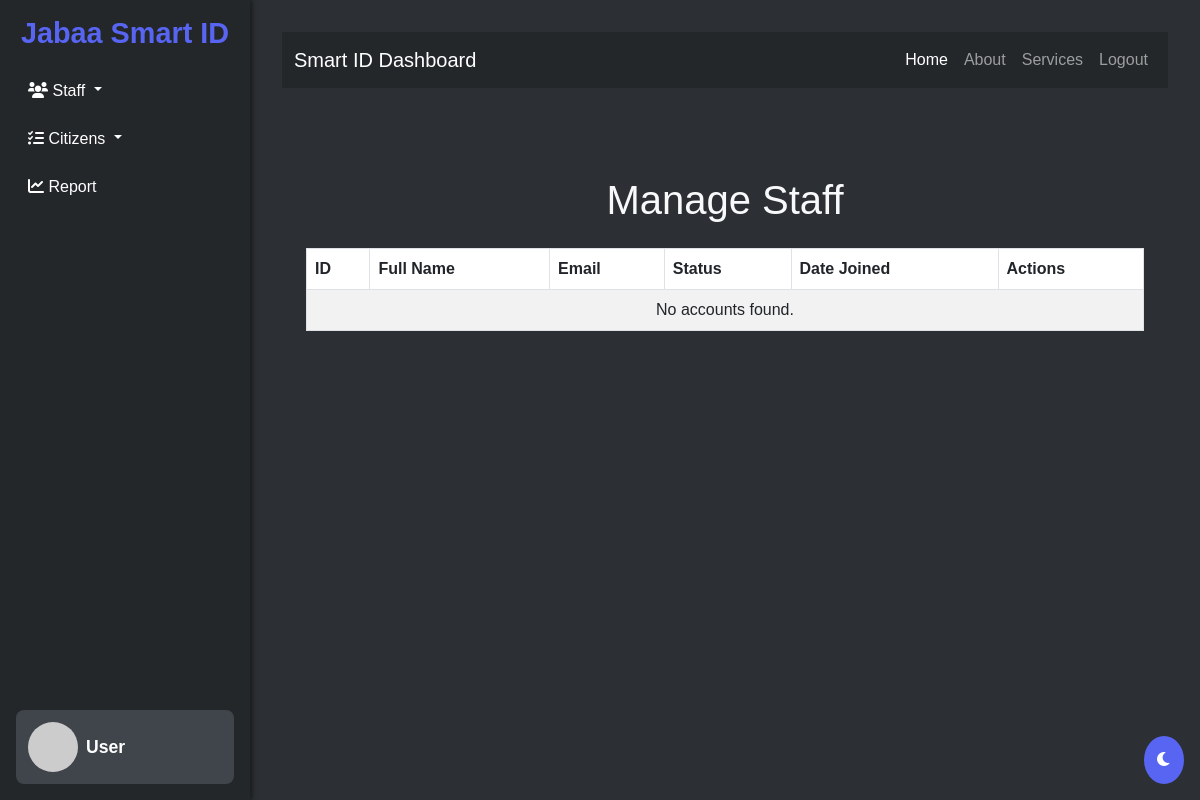
/manage_accounts/, run on an earlier commit of the app's database.
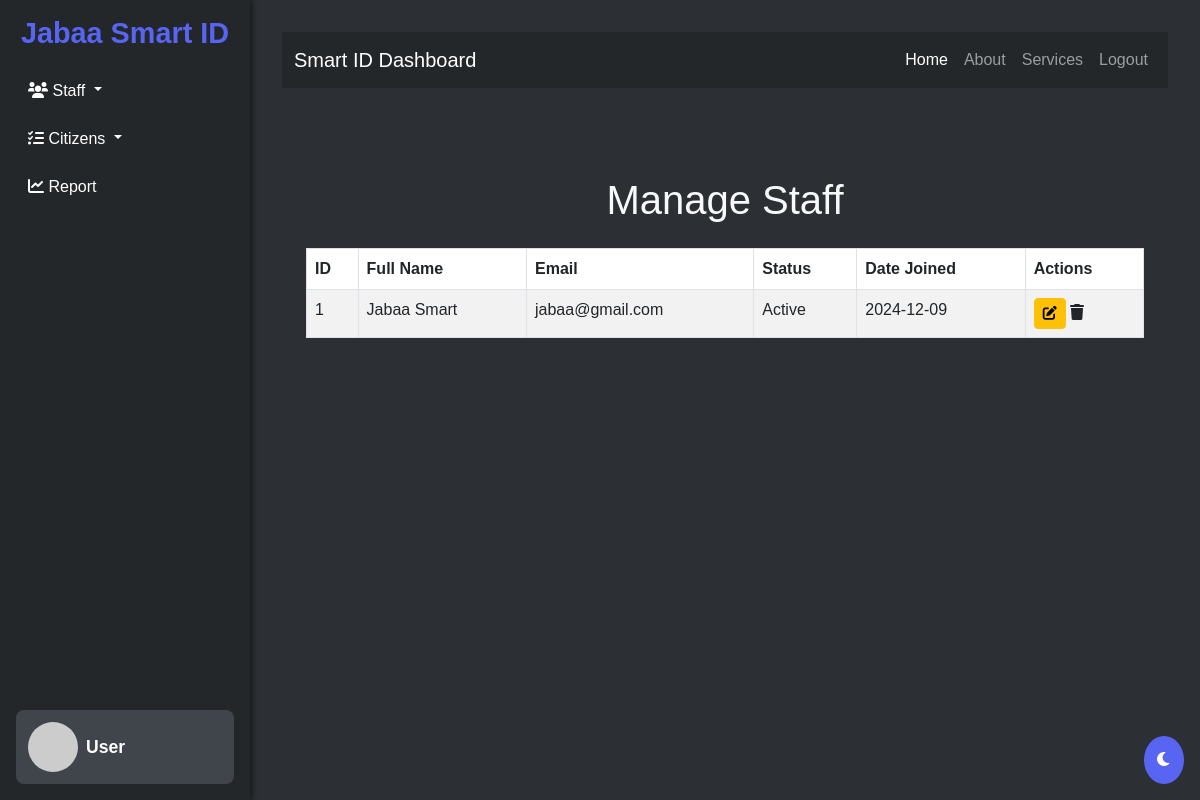
And on a later commit of the database.
### jabaa_admin_dashboard/models.py (models this page shows, shortened)
class Account(models.Model):
    full_name = models.CharField(max_length=255, verbose_name="Full Name")
    email = models.EmailField(unique=True, verbose_name="Email Address")
    password = models.CharField(max_length=128, verbose_name="Password")
    is_active = models.BooleanField(default=True)
    date_joined = models.DateTimeField(default=timezone.now)
    last_login = models.DateTimeField(null=True, blank=True)

### jabaa_admin_dashboard/views.py (the view)
# urls.py: path('manage_accounts/', views.manage_accounts, name='manage_accounts'),
def manage_accounts(request):
    accounts = Account.objects.all()
    return render(request, 'jabaa_admin_dashboard/manage_account.html', {'accounts': accounts})

### jabaa_admin_dashboard/templates/jabaa_admin_dashboard/manage_account.html (shortened to what this page needs)
{% load static %}
<!DOCTYPE html>
<html lang="en">
  <head>
    <link
      href="https://cdn.jsdelivr.net/npm/bootstrap@5.3.0/dist/css/bootstrap.min.css"
      rel="stylesheet"
    />
    <link
      href="https://cdnjs.cloudflare.com/ajax/libs/font-awesome/6.0.0-beta3/css/all.min.css"
      rel="stylesheet"
    />
    <link
      href="https://cdn.datatables.net/1.13.6/css/jquery.dataTables.min.css"
      rel="stylesheet"
    />
    <link href="{% static 'assets/css/dashboard.css' %}" rel="stylesheet" />
  </head>
  <body>
    <div class="d-flex">
      {% include "jabaa_admin_dashboard/sidebar/sidebar.html" %}
       {% include "jabaa_admin_dashboard/navbar/navbar.html" %}
    </div>
    <div class="main-content">
        <div class="content p-4 w-100">
            <h1 class="text-center text-light">Manage Staff</h1>
            <div class="table-responsive mt-4">
                <table id="manageTable" class="table table-striped table-bordered">
                    <thead>
                        <tr>
                            <th>ID</th>
                            <th>Full Name</th>
                            <th>Email</th>
                            <th>Status</th>
                            <th>Date Joined</th>
                            <th>Actions</th>
                        </tr>
                    </thead>
                    <tbody>
                        {% for account in accounts %}
                        <tr data-id="{{ account.id }}">
                            <td>{{ account.id }}</td>
                            <td>{{ account.full_name }}</td>
                            <td>{{ account.email }}</td>
                            <td>
                                {% if account.is_active %}
                                    Active
                                {% else %}
                                    Inactive
                                {% endif %}
                            </td>
                            <td>{{ account.date_joined|date:"Y-m-d" }}</td>
                            <td>
                                <div class="action-icons">
                                    <a href="{% url 'update_staff' account.id %}" class="btn btn-sm btn-warning">
                                        <i class="fas fa-edit"></i>
                                    </a>
                                    <i class="fas fa-trash delete" onclick="handleDelete({{ account.id }})"></i>
                                </div>
                            </td>
                        </tr>
                        {% empty %}
                        <tr>
                            <td colspan="6" class="text-center">No accounts found.</td>
                        </tr>
                        {% endfor %}
                    </tbody>
                </table>
            </div>
        </div>
    </div>
    <button class="theme-toggle-btn" onclick="toggleTheme()">
      <i class="fas fa-moon"></i>
    </button>
  </body>
</html>

What changed in the data, as far as the page shows it:
added Account: id "1", full_name "Jabaa Smart", email "jabaa@gmail.com", is_active "Active", date_joined "2024-12-09"
Also different on the page:
text no longer shown: "No accounts found."
